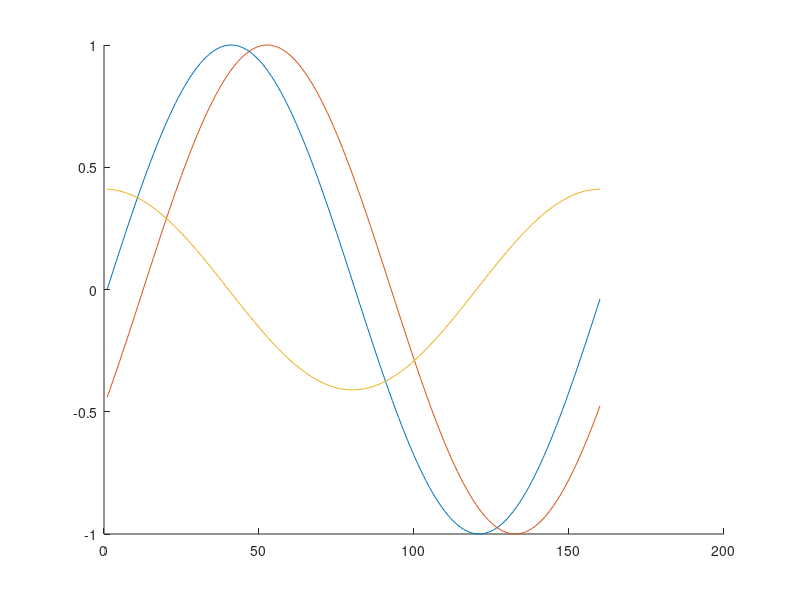

This figure's MATLAB source:
clear all;
close all

V = 343.8; %speed of sound m/s
fs = 40e3;
f = 250;
T=1/f;
N = fs * T;

time0Vector=(0:N-1) / fs;
delay = 0.1/V

s=sin(time0Vector*f*2*pi)
sd=sin((time0Vector-delay)*f*2*pi)
hold on;
plot(s)
plot(sd)

S=fft(s)
Sd=fft(sd)


frequencies = (0:N-1) * (fs / N);
phase_shift = exp(1i * 2 * pi * frequencies.*delay);
S_shifted = S.*phase_shift;

plot(real(ifft(S_shifted)));

